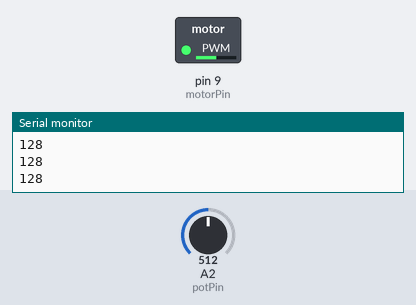
A sketch run on a simulated Arduino Uno, built with avr-gcc and run on an emulated ATmega328P. Parts: switched loads named in the sketch (green lamp = pin HIGH), the last lines printed to the serial monitor. The test bench sets the inputs (shaded band); at power-on: A2 (potPin) = 512.

Above: at 1.2 s.
1.3 s: A2 (potPin) set to 716
At 2.5 s:
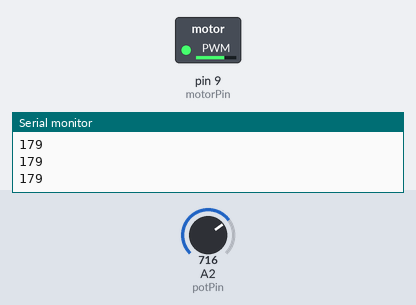
2.8 s: A2 (potPin) set to 900
At 3.8 s:
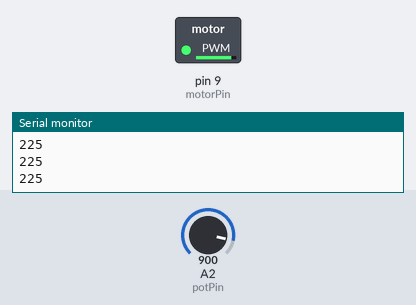
4.3 s: A2 (potPin) set to 122
At 4.9 s:
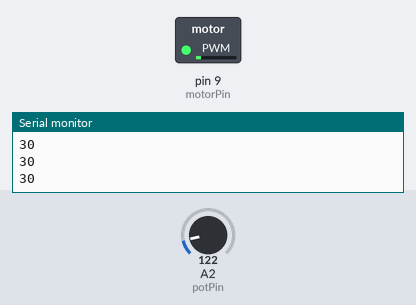
5.8 s: A2 (potPin) set to 0
At 7.2 s:
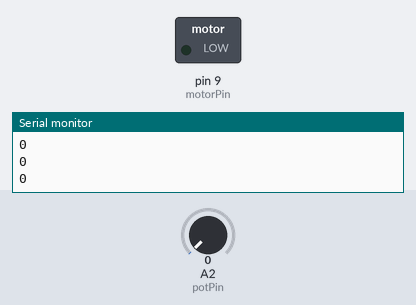
Timing chart, 0 to 8.3 s (numbered marks = the images above; inputs shaded):
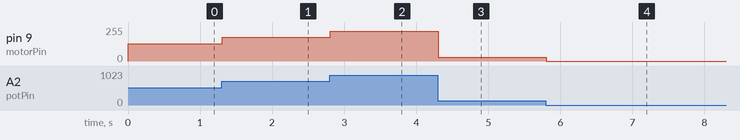

Measured:
- after the input at 1.3 s, pin 9 (motorPin): 128/255 → 179/255 at once
- after the input at 2.8 s, pin 9 (motorPin): 179/255 → 225/255 at once
- after the input at 4.3 s, pin 9 (motorPin): 225/255 → 30/255 at once
- after the input at 5.8 s, pin 9 (motorPin): 30/255 → 0/255 at once

The sketch:

MotorControl.ino
```cpp
int potPin = 2;
int motorPin = 9;
int valPot = 0;
int varMotor = 0;

void setup() {
	pinMode(motorPin, OUTPUT);
	Serial.begin(9600);

}

void loop() {
	valPot = analogRead(potPin);
	varMotor = valPot/4;
	Serial.println(varMotor);
	analogWrite(motorPin, varMotor);
}

/*
Delete the "Arduino15" folder (Windows path : "%appdata%..\Local\Arduino15")

Start Sublime, then in the Arduino menu : "Install Platform" > "Refresh"
	 (this will recreate the "Arduino15" folder)

Then : "Install Platform" > "arduino" >"Arduino AVR Boards" > pick latest version
	Wait for download/installation and compilation will work again !
*/
```
